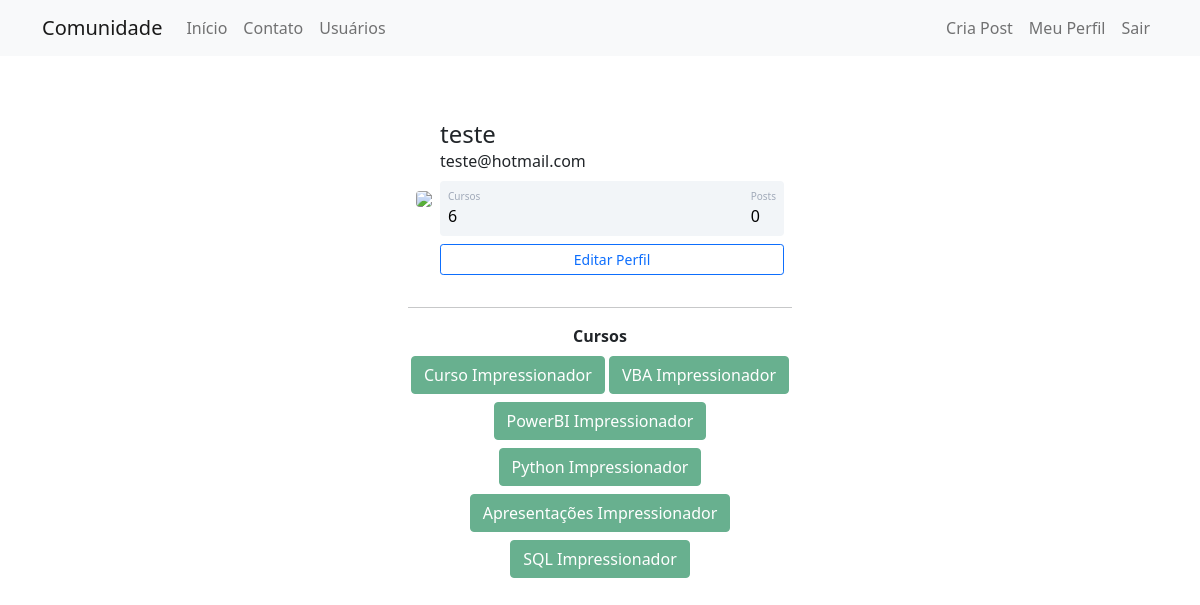
Screenshot of /perfil (signed in) with the database file from the repository.
### comunidadeimpressionadora/model.py (models this page shows)
class Usuario(database.Model, UserMixin):
    id = database.Column(database.Integer, primary_key=True)
    username = database.Column(database.String, nullable=False)
    email = database.Column(database.String, nullable=False, unique=True)
    senha = database.Column(database.String, nullable=False)
    foto_perfil = database.Column(database.String, default='default.jpg')
    post = database.relationship('Post', backref='autor', lazy=True)
    cursos = database.Column(database.String, default='usuario não informado', nullable=False)

### comunidadeimpressionadora/routes.py (the view)
@app.route('/perfil')
@login_required
def perfil():
    foto_perfil = url_for('static', filename='fotos_perfil/{}'.format(current_user.foto_perfil))
    return render_template('perfil.html', foto_perfil=foto_perfil)

### comunidadeimpressionadora/model.py (called while the page is built)
@login_manager.user_loader
def load_usuario(id_usuario):
    return Usuario.query.get(int(id_usuario))

### comunidadeimpressionadora/templates/perfil.html (shortened to what this page needs)
{%extends'base.html'%}
{% block body%}
<div class="container mt-5 d-flex justify-content-center">
    <div class="card p-3">
        <div class="d-flex align-items-center">
            <div class="image pe-2"><img src="{{ foto_perfil }}" class="rounded" width="200"></div>
            <div class="ml-3 w-100">
                <h4 class="mb-0 mt-0">{{current_user.username}}</h4> <span>{{current_user.email}}</span>
                <div class="p-2 mt-2 bg-primary d-flex justify-content-between rounded text-white stats">
                    {%if 'não informado' in current_user.cursos %}
                    <div class="d-flex flex-column"><span class="articles">Cursos</span> <span class="number1">0</span>
                    </div>
                    {%else%}
                    <div class="d-flex flex-column"><span class="articles">Cursos</span> <span class="number1">{{ current_user.cursos.count (';') + 1 }}</span>
                    </div>
                    {%endif%}
                    <div class="d-flex flex-column"><span class="rating">Posts</span> <span class="number2">0</span>
                    </div>
                </div>
                <div class="button mt-2 d-flex flex-row align-items-center">
                    <a class='w-100' href="{{ url_for('editar_perfil') }}">
                        <button class="btn btn-sm btn-outline-primary w-100">Editar Perfil</button>
                    </a></div>
            </div>
        </div>
    </div>
</div>
<div class="row justify-content-center">
    <div class="col col-4" style="text-align:center">
        <hr>
        <strong>Cursos</strong><br>
        {%for curso in current_user.cursos.split(';')%}
        <button type="button " class="btn btn-success mt-2" disabled>{{curso}}</button>
        {%endfor%}
    </div>
</div>
{%endblock%}

### comunidadeimpressionadora/templates/base.html (shortened to what this page needs)
<!DOCTYPE html>
<html lang="pt-br">
<head>
    <link href="https://cdn.jsdelivr.net/npm/bootstrap@5.1.3/dist/css/bootstrap.min.css" rel="stylesheet"
>
    <link rel="stylesheet" type="text/css"  href="{{ url_for('static', filename='main.css') }}" >
</head>
<body>
{% include 'navbar.html'%}
{%block body%}
{% endblock %}
</body>
</html>

### comunidadeimpressionadora/templates/navbar.html (shortened to what this page needs)
<nav class="navbar navbar-expand-lg navbar-light bg-light">
    <div class="container-fluid container">
        <a class="navbar-brand" href="{{ url_for('inicio') }}">Comunidade</a>
        <div class="collapse navbar-collapse" id="navbarSupportedContent">
            <ul class="navbar-nav me-auto mb-2 mb-lg-0">
                <li class="nav-item">
                    <a class="nav-link" aria-current="page" href="{{ url_for('inicio') }}">Início</a>
                </li>
                <li class="nav-item">
                    <a class="nav-link" href="{{ url_for('contato') }}">Contato</a>
                </li>
                <li class="nav-item">
                    <a class="nav-link" href="{{ url_for('usuarios') }}">Usuários</a>
                </li>
            </ul>
            <ul class=" navbar-nav  ">
                {% if current_user.is_authenticated %}
                    <li>
                        <a class="nav-link" href="{{ url_for('criar_post') }}">Cria Post</a>
                    </li>
                    <li>
                        <a class="nav-link" href="{{ url_for('perfil') }}">Meu Perfil</a>
                    </li>
                    <li>
                        <a class="nav-link" href="{{ url_for('sair') }}">Sair</a>
                    </li>
                {% endif %}
            </ul>
        </div>
    </div>
</nav>

### comunidadeimpressionadora/static/main.css (style rules this page uses)
.card { width: 400px; border: none; border-radius: 10px; background-color: #fff }
.stats { background: #f2f5f8 !important; color: #000 !important }
.articles { font-size: 10px; color: #a1aab9 }
.number1 { font-weight: 500 }
.number2 { font-weight: 500 }
.rating { font-size: 10px; color: #a1aab9 }

### rows the page displays
Usuario: username "teste", email "teste@hotmail.com", cursos "6"

### other values shown
{{ curso }} "Curso Impressionador" "VBA Impressionador" "PowerBI Impressionador" "Python Impressionador" "Apresentações Impressionador" "SQL Impressionador"
